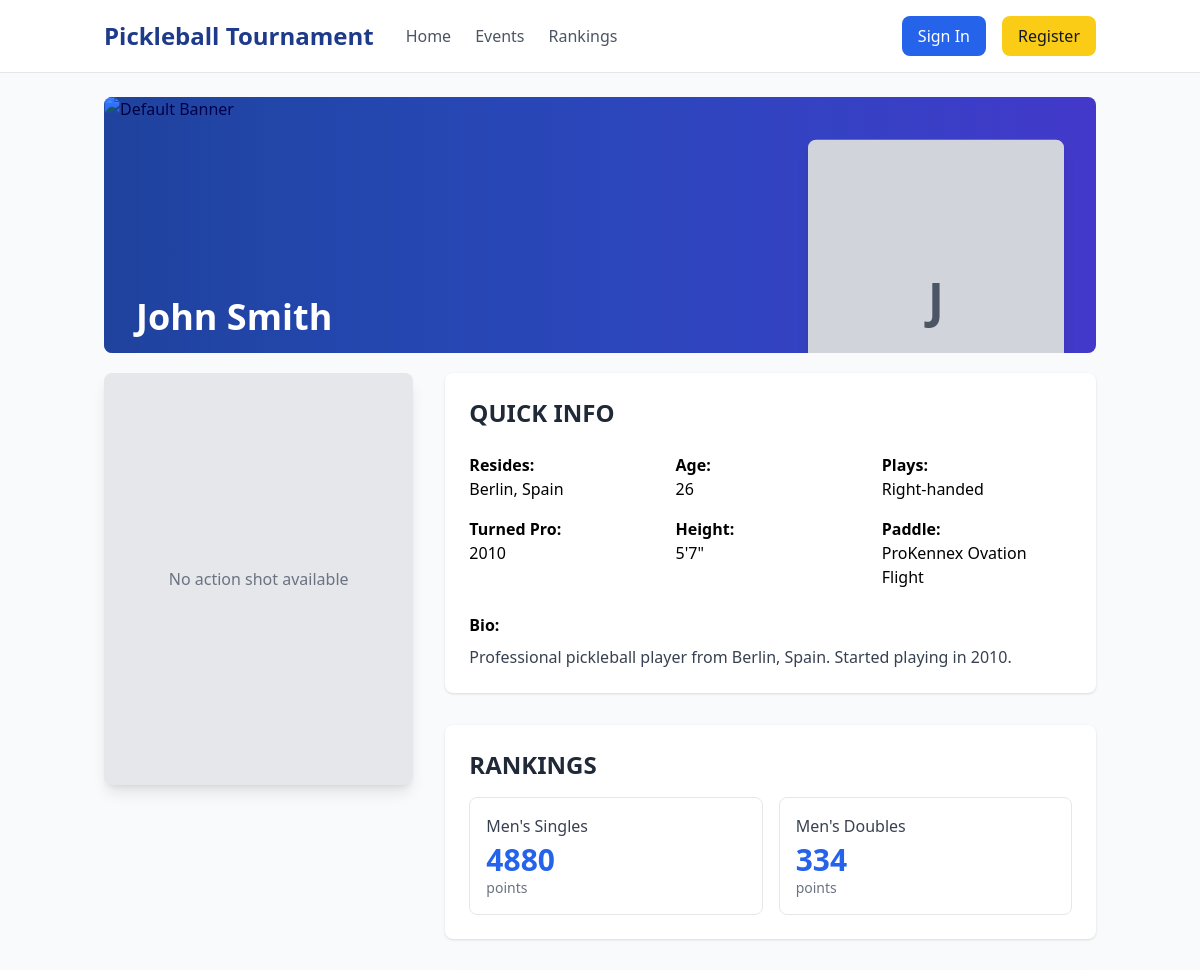
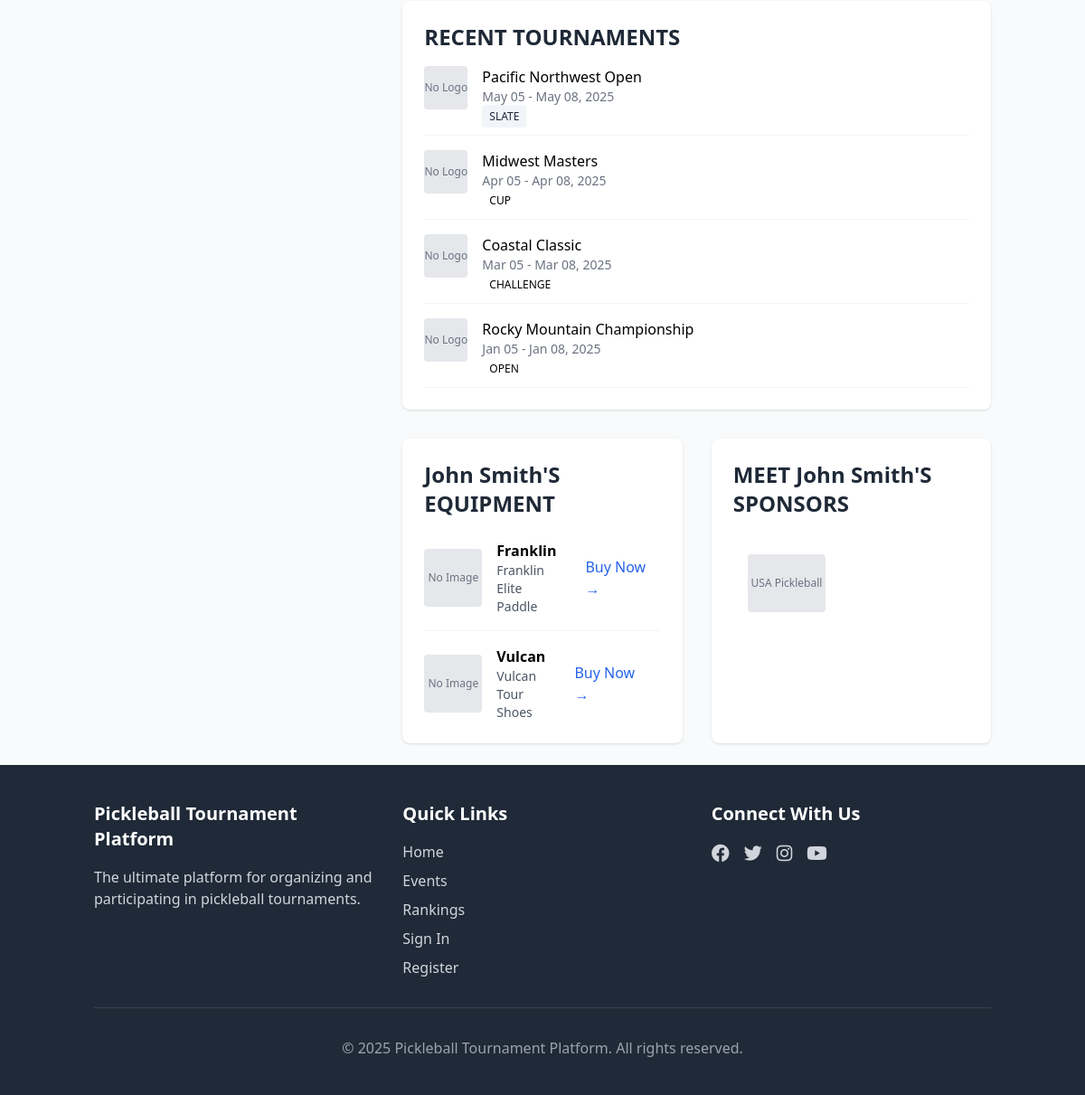
The page /player/1 on the database as committed earlier (2 pictures, top to bottom).
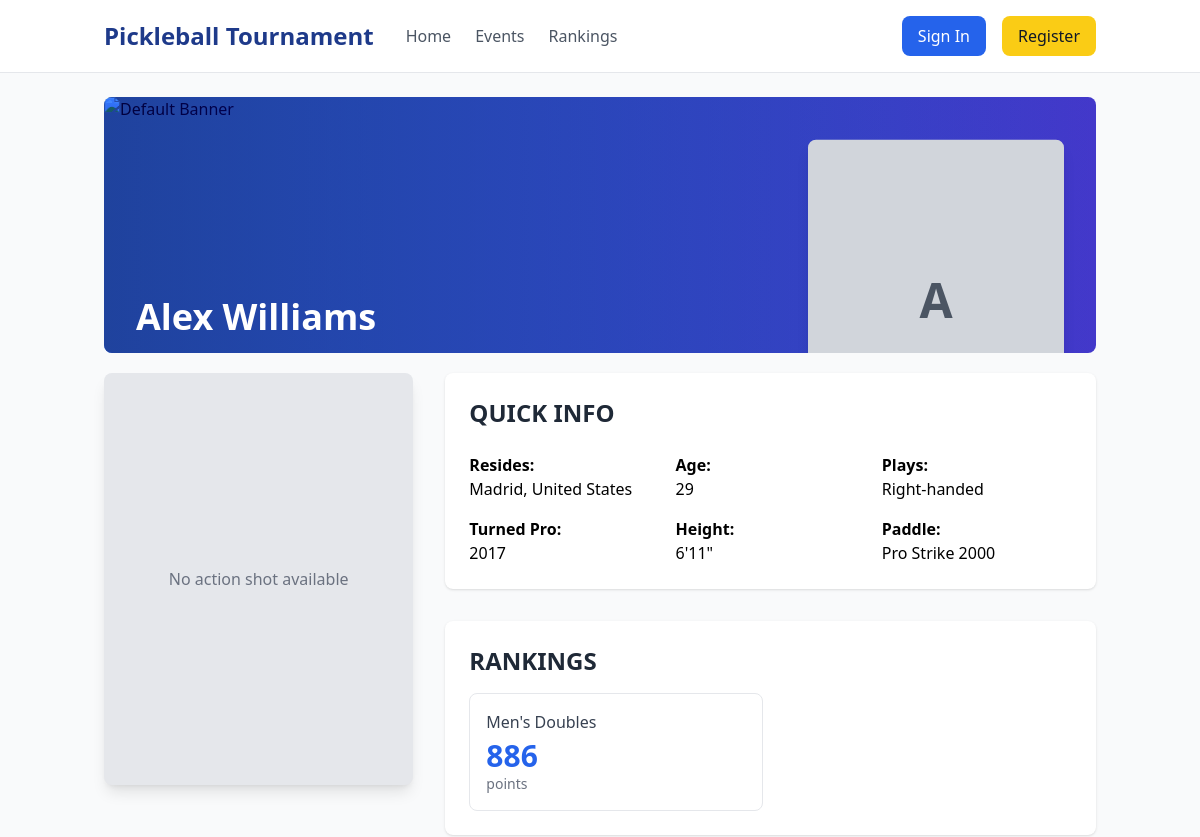
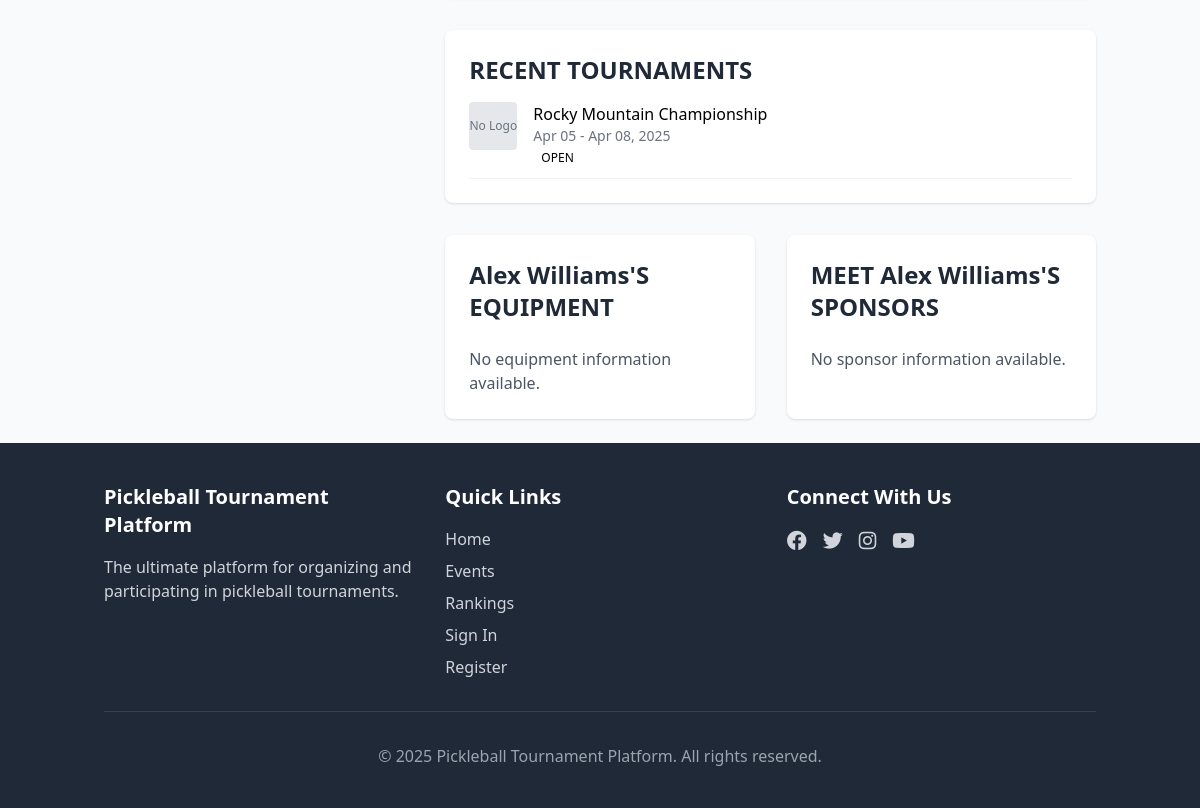
The same page on the database as committed later (2 pictures, top to bottom).
### app/models.py (models this page shows, shortened)
class PlayerProfile(db.Model):
    id = db.Column(db.Integer, primary_key=True)
    user_id = db.Column(db.Integer, db.ForeignKey('user.id'))
    full_name = db.Column(db.String(100), nullable=False)
    country = db.Column(db.String(100))
    city = db.Column(db.String(100))
    age = db.Column(db.Integer)
    bio = db.Column(db.Text)
    plays = db.Column(db.String(50))  # Right-handed, Left-handed
    height = db.Column(db.String(20))  # Height in ft and inches
    paddle = db.Column(db.String(100))  # Paddle model they use
    profile_image = db.Column(db.String(255))
    action_image = db.Column(db.String(255))
    banner_image = db.Column(db.String(255))
    instagram = db.Column(db.String(255))
    facebook = db.Column(db.String(255))
    twitter = db.Column(db.String(255))
    turned_pro = db.Column(db.Integer)
    mens_singles_points = db.Column(db.Integer, default=0)
    womens_singles_points = db.Column(db.Integer, default=0)
    mens_doubles_points = db.Column(db.Integer, default=0)
    womens_doubles_points = db.Column(db.Integer, default=0)
    mixed_doubles_points = db.Column(db.Integer, default=0)
    registrations = db.relationship('Registration',
                                    backref='player',
                                    lazy='dynamic',
                                    foreign_keys='Registration.player_id')
    partner_registrations = db.relationship('Registration',
                                            backref='partner',
                                            lazy='dynamic',
                                            foreign_keys='Registration.partner_id')

class Tournament(db.Model):
    id = db.Column(db.Integer, primary_key=True)
    name = db.Column(db.String(100), nullable=False)
    organizer_id = db.Column(db.Integer, db.ForeignKey('user.id'))
    location = db.Column(db.String(200))
    description = db.Column(db.Text)
    start_date = db.Column(db.DateTime)
    end_date = db.Column(db.DateTime)
    registration_deadline = db.Column(db.DateTime)
    tier = db.Column(Enum(TournamentTier), default=TournamentTier.OPEN)
    format = db.Column(Enum(TournamentFormat), default=TournamentFormat.SINGLE_ELIMINATION)
    status = db.Column(Enum(TournamentStatus), default=TournamentStatus.UPCOMING)
    prize_pool = db.Column(db.Float)
    logo = db.Column(db.String(255))
    banner = db.Column(db.String(255))
    registration_fee = db.Column(db.Float, default=0.0)
    created_at = db.Column(db.DateTime, index=True, default=datetime.utcnow)
    categories = db.relationship('TournamentCategory', backref='tournament', lazy='dynamic')

class Equipment(db.Model):
    id = db.Column(db.Integer, primary_key=True)
    player_id = db.Column(db.Integer, db.ForeignKey('player_profile.id'))
    brand = db.Column(db.String(100))
    name = db.Column(db.String(200))
    image = db.Column(db.String(255))
    buy_link = db.Column(db.String(255))
    player = db.relationship('PlayerProfile', backref=db.backref('equipment', lazy='dynamic'))

class Sponsor(db.Model):
    id = db.Column(db.Integer, primary_key=True)
    player_id = db.Column(db.Integer, db.ForeignKey('player_profile.id'))
    name = db.Column(db.String(100))
    logo = db.Column(db.String(255))
    link = db.Column(db.String(255))
    player = db.relationship('PlayerProfile', backref=db.backref('sponsors', lazy='dynamic'))

### app/main/routes.py (the view)
@bp.route('/player/<int:id>')
def player_detail(id):
    player = PlayerProfile.query.get_or_404(id)
    recent_tournaments = []
    registrations = player.registrations.all()
    for registration in registrations:
        tournament = registration.category.tournament
        if tournament not in recent_tournaments:
            recent_tournaments.append(tournament)
    recent_tournaments.sort(key=lambda x: x.start_date, reverse=True)
    equipment = player.equipment.all()
    sponsors = player.sponsors.all()
    return render_template('main/player_detail.html',
                           title=player.full_name,
                           player=player,
                           recent_tournaments=recent_tournaments[:5],
                           equipment=equipment,
                           sponsors=sponsors)

### app/templates/main/player_detail.html (shortened to what the changed rows need)
{% extends "base.html" %}
{% block content %}
<div id="heroBanner" class="relative h-64 overflow-hidden mb-5 rounded-lg">
    <div class="absolute bottom-4 left-8 text-white">
        <h1 class="text-4xl font-bold">{{ player.full_name }}</h1>
    </div>
    <div class="absolute right-8 bottom-0 translate-y-1/3">
        {% if player.profile_image %}
            <img src="{{ url_for('static', filename=player.profile_image) }}" alt="Player Portrait" class="h-80 object-cover rounded-lg shadow-lg">
        {% else %}
            <div class="h-80 w-64 bg-gray-300 flex items-center justify-center rounded-lg shadow-lg">
                <span class="text-gray-600 text-5xl font-bold">{{ player.full_name[:1] }}</span>
            </div>
        {% endif %}
    </div>
</div>
<div class="grid grid-cols-1 md:grid-cols-12 gap-8">
    <div class="md:col-span-8 space-y-8">
        <div id="quickInfo">
            <div class="bg-white rounded-lg shadow p-6">
                <div class="flex justify-between items-center mb-6">
                    <h2 class="text-2xl font-bold text-gray-800">QUICK INFO</h2>
                </div>
                <div class="grid grid-cols-2 md:grid-cols-3 gap-4">
                    <div>
                        <span class="font-semibold block">Resides:</span>
                        <span>{{ player.city }}, {{ player.country }}</span>
                    </div>
                    <div>
                        <span class="font-semibold block">Age:</span>
                        <span>{{ player.age }}</span>
                    </div>
                    <div>
                        <span class="font-semibold block">Plays:</span>
                        <span>{{ player.plays }}</span>
                    </div>
                    <div>
                        <span class="font-semibold block">Turned Pro:</span>
                        <span>{{ player.turned_pro }}</span>
                    </div>
                    <div>
                        <span class="font-semibold block">Height:</span>
                        <span>{{ player.height }}</span>
                    </div>
                    <div>
                        <span class="font-semibold block">Paddle:</span>
                        <span>{{ player.paddle }}</span>
                    </div>
                </div>
                {% if player.bio %}
                    <div class="mt-6">
                        <span class="font-semibold block mb-2">Bio:</span>
                        <div class="text-gray-700">{{ player.bio|nl2br }}</div>
                    </div>
                {% endif %}
            </div>
        </div>
        <div class="bg-white rounded-lg shadow p-6">
            <h2 class="text-2xl font-bold text-gray-800 mb-4">RANKINGS</h2>
            <div class="grid grid-cols-1 md:grid-cols-2 gap-4">
                {% if player.mens_singles_points > 0 %}
                    <div class="border border-gray-200 rounded-lg p-4">
                        <h3 class="font-medium text-gray-700 mb-1">Men's Singles</h3>
                        <div class="text-3xl font-bold text-blue-600">{{ player.mens_singles_points }}</div>
                        <div class="text-sm text-gray-500">points</div>
                    </div>
                {% endif %}
                {% if player.mens_doubles_points > 0 %}
                    <div class="border border-gray-200 rounded-lg p-4">
                        <h3 class="font-medium text-gray-700 mb-1">Men's Doubles</h3>
                        <div class="text-3xl font-bold text-blue-600">{{ player.mens_doubles_points }}</div>
                        <div class="text-sm text-gray-500">points</div>
                    </div>
                {% endif %}
            </div>
        </div>
        <div class="bg-white rounded-lg shadow p-6">
            <h2 class="text-2xl font-bold text-gray-800 mb-4">RECENT TOURNAMENTS</h2>
            {% if recent_tournaments %}
                <div class="space-y-4">
                    {% for tournament in recent_tournaments %}
                        <div class="flex border-b border-gray-100 pb-3">
                            <div class="w-16 flex-shrink-0">
                                {% if tournament.logo %}
                                    <img src="{{ url_for('static', filename=tournament.logo) }}" alt="{{ tournament.name }}" class="w-12 h-12 object-contain">
                                {% else %}
                                    <div class="w-12 h-12 bg-gray-200 flex items-center justify-center rounded">
                                        <span class="text-xs text-gray-500">No Logo</span>
                                    </div>
                                {% endif %}
                            </div>
                            <div class="flex-1">
                                <a href="{{ url_for('main.tournament_detail', id=tournament.id) }}" class="font-medium hover:text-blue-600">{{ tournament.name }}</a>
                                <div class="text-sm text-gray-500">{{ tournament.start_date.strftime('%b %d') }} - {{ tournament.end_date.strftime('%b %d, %Y') }}</div>
                                <div class="text-xs mt-1">
                                    <span class="px-2 py-1 bg-{{ tournament.tier.value|lower }}-100 text-{{ tournament.tier.value|lower }}-800 rounded">
                                        {{ tournament.tier.value }}
                                    </span>
                                </div>
                            </div>
                        </div>
                    {% endfor %}
                </div>
            {% else %}
                <p class="text-gray-600">No tournament history available.</p>
            {% endif %}
        </div>
        <div class="grid grid-cols-1 md:grid-cols-2 gap-8">
            <div id="equipment" class="h-full">
                <div class="bg-white rounded-lg shadow p-6 h-full">
                    <h2 class="text-2xl font-bold text-gray-800 mb-6">{{ player.full_name }}'S EQUIPMENT</h2>
                    {% if equipment %}
                        {% for item in equipment %}
                            <div class="flex items-center space-x-4 {% if not loop.last %}mb-4 pb-4 border-b border-gray-100{% endif %}">
                                <div class="w-16">
                                    {% if item.image %}
                                        <img src="{{ url_for('static', filename=item.image) }}" alt="{{ item.name }}" class="w-full">
                                    {% else %}
                                        <div class="w-16 h-16 bg-gray-200 flex items-center justify-center rounded">
                                            <span class="text-xs text-gray-500">No Image</span>
                                        </div>
                                    {% endif %}
                                </div>
                                <div class="flex-1">
                                    <div class="font-semibold">{{ item.brand }}</div>
                                    <div class="text-sm text-gray-600">{{ item.name }}</div>
                                </div>
                                {% if item.buy_link %}
                                    <a href="{{ item.buy_link }}" class="px-4 py-2 text-blue-600 hover:text-blue-700" target="_blank">Buy Now →</a>
                                {% endif %}
                            </div>
                        {% endfor %}
                    {% else %}
                        <p class="text-gray-600">No equipment information available.</p>
                    {% endif %}
                </div>
            </div>
            <div id="sponsors" class="h-full flex flex-col justify-end">
                <div class="bg-white rounded-lg shadow p-6 h-full">
                    <h2 class="text-2xl font-bold text-gray-800 mb-6">MEET {{ player.full_name }}'S SPONSORS</h2>
                    {% if sponsors %}
                        <div class="grid grid-cols-2 gap-6">
                            {% for sponsor in sponsors %}
                                <div class="flex items-center justify-center p-4">
                                    {% if sponsor.logo %}
                                        <a href="{{ sponsor.link }}" target="_blank">
                                            <img src="{{ url_for('static', filename=sponsor.logo) }}" alt="{{ sponsor.name }} Logo" class="max-w-[200px] max-h-[65px]">
                                        </a>
                                    {% else %}
                                        <div class="w-32 h-16 bg-gray-200 flex items-center justify-center rounded">
                                            <span class="text-xs text-gray-500">{{ sponsor.name }}</span>
                                        </div>
                                    {% endif %}
                                </div>
                            {% endfor %}
                        </div>
                    {% else %}
                        <p class="text-gray-600">No sponsor information available.</p>
                    {% endif %}
                </div>
            </div>
        </div>
    </div>
</div>
{% endblock %}

Rows that differ between the two databases and show on the page:
removed Tournament: shows "No Logo", name "Pacific Northwest Open", start_date "May 05", end_date "May 08, 2025", tier.value "SLATE"
removed Tournament: shows "No Logo", name "Midwest Masters", start_date "Apr 05", end_date "Apr 08, 2025", tier.value "CUP"
removed Tournament: shows "No Logo", name "Coastal Classic", start_date "Mar 05", end_date "Mar 08, 2025", tier.value "CHALLENGE"
removed Equipment: shows "No Image", brand "Franklin", name "Franklin Elite Paddle"
removed Equipment: shows "No Image", brand "Vulcan", name "Vulcan Tour Shoes"
removed Sponsor: name "USA Pickleball"
changed PlayerProfile "Right-handed": full_name "John Smith" → "Alex Williams"; full_name "J" → "A"; city "Berlin" → "Madrid"; country "Spain" → "United States"; age "26" → "29"; turned_pro "2010" → "2017"; height "5'7\"" → "6'11\""; paddle "ProKennex Ovation Flight" → "Pro Strike 2000"; mens_doubles_points "334" → "886"; bio "Professional pickleball player from Berlin, Spain. Started playing in 2010." → (not shown); mens_singles_points "4880" → (not shown)
changed Tournament "Rocky Mountain Championship": start_date "Jan 05" → "Apr 05"; end_date "Jan 08, 2025" → "Apr 08, 2025"
Other text that changed with them:
text no longer shown: "Bio: Men's Singles points"
text now shown: "No equipment information available. No sponsor information available."
